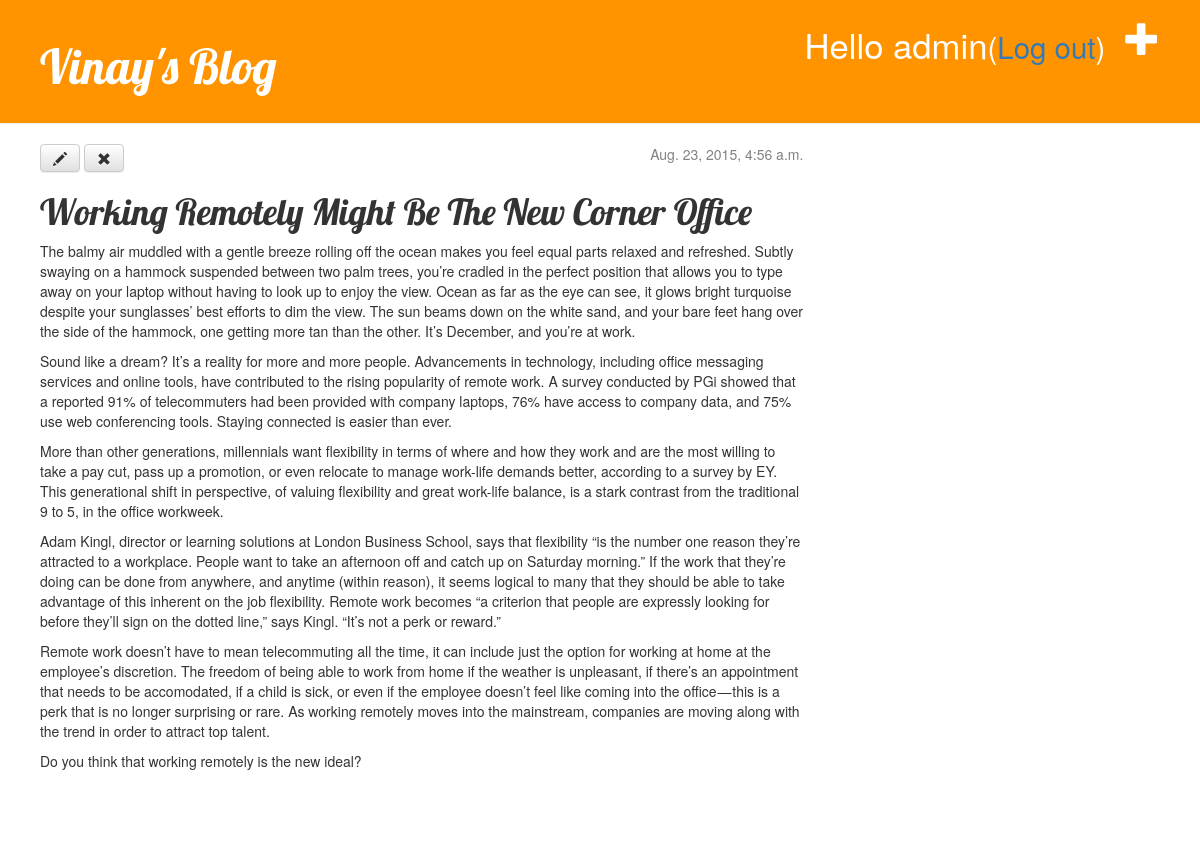
The app's page /post/5/ (signed in) with its own data.
### blog/models.py (models this page shows, shortened)
class Post(models.Model):
  author = models.ForeignKey('auth.User')
  title = models.CharField(max_length=200)
  text = models.TextField()
  created_date = models.DateTimeField(default=timezone.now)
  published_date = models.DateTimeField(blank=True, null=True)

### blog/views.py (the view)
# urls.py: url(r'^post/(?P<pk>[0-9]+)/$', views.post_detail, name='post_detail'),
def post_detail(request, pk):
  post = get_object_or_404(Post, pk=pk)
  return render(request, 'blog/post_detail.html', {'post': post})

### blog/templates/blog/post_detail.html (shortened to what this page needs)
{% extends "blog/base.html" %}
{% block content %}
    <div class="post">
        {% if post.published_date %}
            <div class="date">
                {{ post.published_date }}
            </div>
        {% endif %}
        <a class="btn btn-default" href="{% url "post_edit" pk=post.pk %}#disqus_thread"><span class="glyphicon glyphicon-pencil"></span></a>
        <a class="btn btn-default" href="{% url "post_remove" pk=post.pk %}"><span class="glyphicon glyphicon-remove"></span></a>
        <h1>{{ post.title }}</h1>
        <p>{{ post.text|linebreaks }}</p>
    </div>
{% endblock %}

### blog/templates/blog/base.html (shortened to what this page needs)
{% load staticfiles %}
<html>
    <head>
        <link rel="stylesheet" href="//maxcdn.bootstrapcdn.com/bootstrap/3.2.0/css/bootstrap.min.css">
        <link rel="stylesheet" href="//maxcdn.bootstrapcdn.com/bootstrap/3.2.0/css/bootstrap-theme.min.css">
        <link rel="stylesheet" href="{% static "css/blog.css" %}">
    </head>
    <body>
    <div class="page-header">
    {% if user.is_authenticated %}
    <a href="{% url "post_new" %}" class="top-menu"><span class="glyphicon glyphicon-plus"></span></a>
    <p class="top-menu">Hello {{ user.username }}<small>(<a href="{% url "django.contrib.auth.views.logout" %}">Log out</a>)</small></p>
    {% else %}
    <a href="{% url "django.contrib.auth.views.login" %}" class="top-menu"><span class="glyphicon glyphicon-lock"></span></a>
    {% endif %}
    <h1><a href="{% url "blog.views.post_list" %}">Vinay's Blog</a></h1>
    </div>
    <div class="content">
        <div class="row">
            <div class="col-md-8">
            {% block content %}
            {% endblock %}
            </div>
        </div>
    </div>
</body>
</html>

### blog/static/css/blog.css (style rules this page uses)
.page-header { background-color: #ff9400; margin-top: 0; padding: 20px 20px 20px 40px; }
.page-header h1, .page-header h1 a, .page-header h1 a:visited, .page-header h1 a:active { color: #ffffff; font-size: 36pt; text-decoration: none; }
.content { margin-left: 40px; }
h1, h2, h3, h4 { font-family: 'Lobster', cursive; }
.date { float: right; color: #828282; }
.top-menu, .top-menu:hover, .top-menu:visited { color: #ffffff; float: right; font-size: 26pt; margin-right: 20px; }
.post { margin-bottom: 70px; }

### records on screen
Post: published_date "Aug. 23, 2015, 4:56 a.m.", title "Working Remotely Might Be The New Corner Office", text "The balmy air muddled with a gentle breeze rolling off the ocean makes you feel equal parts relaxed and refreshed. Subtly swaying on a hammock suspended between two palm trees, you’re cradled in the perfect position that allows you to type away on your laptop without having to look up to enjoy the view. Ocean as far as the eye can see, it glows bright turquoise despite your sunglasses’ best efforts to dim the view. The sun beams down on the white sand, and your bare feet hang over the side of the hammock, one getting more tan than the other. It’s December, and you’re at work. Sound like a dream? It’s a reality for more and more people. Advancements in technology, including office messaging…"

### other values on screen
{{ user.username }} "admin"
